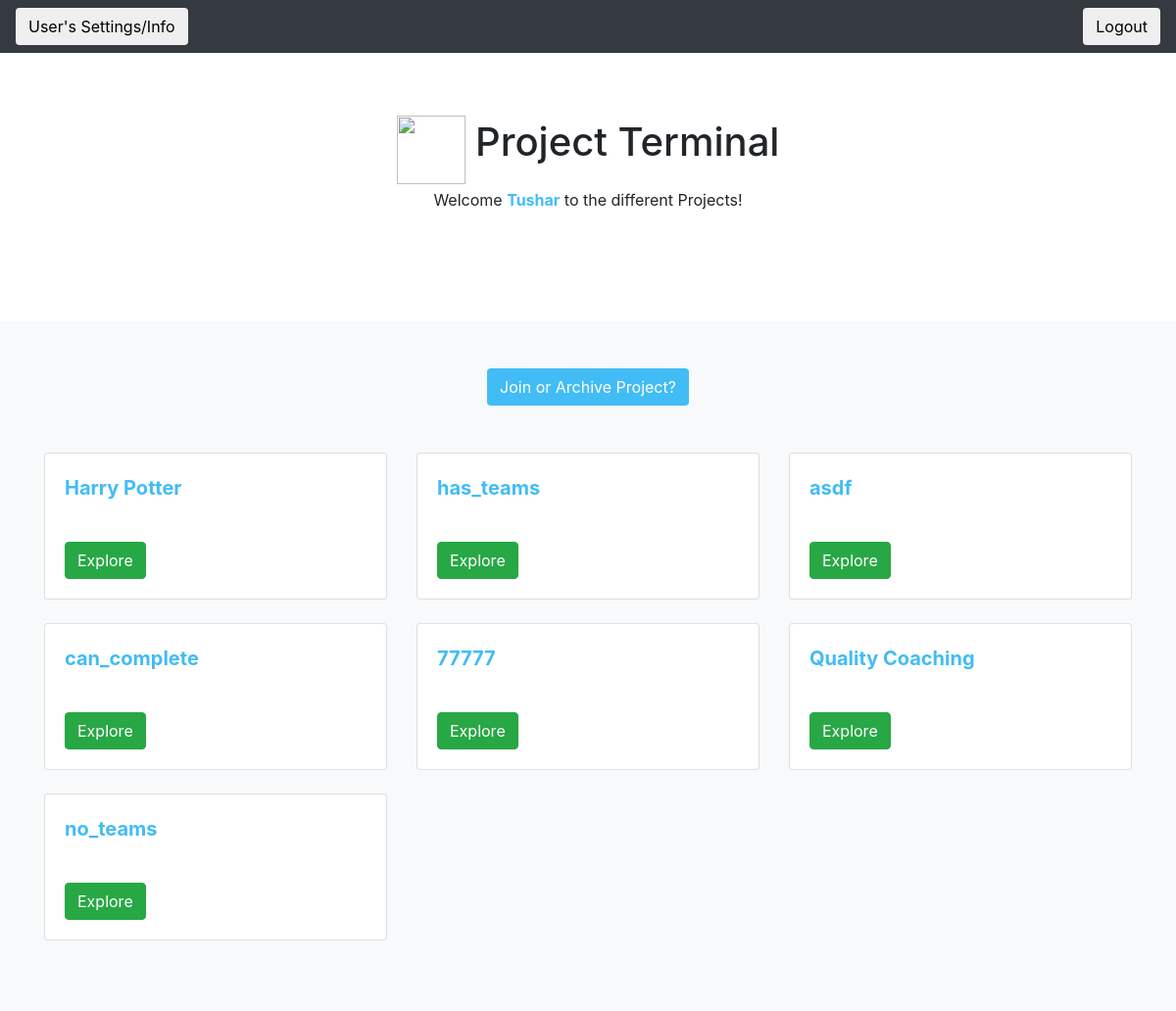
/quest/user_project_page/tdesai (signed in), run on the app's committed database.
### quest_extension/models.py (models this page shows)
class User(models.Model):
    user_ldap = models.CharField(max_length=45)
    user_first_name = models.CharField(max_length=45)
    user_last_name = models.CharField(max_length=45)
    user_email = models.CharField(max_length=45)
    user_password = models.CharField(max_length = 100)
    user_reset_password_pin = models.CharField(max_length = 100, null=True, default = None)

class Project(models.Model):
    project_name = models.CharField(max_length=1000)
    project_description = models.CharField(max_length=1000, blank = True, null = True)
    project_random_phrase = models.CharField(max_length = 255, unique = True)
    project_admin_pin = models.CharField(max_length = 255, unique = True)
    project_editable = models.BooleanField()
    project_has_teams = models.BooleanField(default = False)

### quest_extension/views.py (the view)
# urls.py: path('user_project_page/<ldap>', views.get_user_project_page),
def get_user_project_page(request, ldap):
    print (validate_user_access(request, ldap))
    print (request.session)
    if not validate_user_access(request, ldap):
        return HttpResponseRedirect('/quest/user_login')
    current_user = User.objects.get(user_ldap = ldap)
    user_projects = UserProject.objects.filter(user = current_user, archived = False).values_list('project', flat=True)
    user_projects = Project.objects.filter(pk__in=user_projects)
    list_of_archived_projects = UserProject.objects.filter(user = current_user, archived = True).values_list('project', flat=True)
    list_of_archived_projects = Project.objects.filter(pk__in=list_of_archived_projects)
    add_new_project_form = AddNewProjectForm()
    context = {'current_user': current_user,
    'user_projects': user_projects,
    'add_new_project_form': add_new_project_form,
    'list_of_archived_projects': list_of_archived_projects}
    return render(request, 'quest_extension/user_project_page.html', context)

### quest_extension/logic.py (called while the page is built)
def validate_user_access(request, ldap):
    return 'current_user_ldap' in request.session and request.session['current_user_ldap'] == ldap

### quest_extension/templates/quest_extension/user_project_page.html (shortened to what this page needs)
<!doctype html>
<html lang="en">
  <head>
    <link rel="stylesheet" href="https://maxcdn.bootstrapcdn.com/bootstrap/4.0.0/css/bootstrap.min.css">
  </head>
  <body>
    <header>
      <div class="navbar navbar-dark bg-dark box-shadow">
        <form method='GET' action = '/quest/user_settings_info/{{current_user.user_ldap}}'>
            <button class = 'btn' type='submit'>User's Settings/Info</button>
        </form>
        <form method='POST' action = '/quest/user_logout/{{ current_user.user_ldap}}'>
                <button class = 'btn' type = 'submit', name = 'logout'>Logout</button>
            </form>
      </div>
    </header>
    <main role="main">
      <section class="jumbotron text-center" style = 'background-color: white'>
        <div class="container">
            <img style="width:70px; height:70px; margin-right:6px; margin-bottom:4px;" src = 'https://i.imgur.com/1533RUp.png'>
          <h1 class="jumbotron-heading"  style = 'display:inline; margin-top: 100px'>Project Terminal</h1>
          <p class="jumbotron-heading2">Welcome <strong style = 'color:#42bcf4'>{{ current_user.user_first_name }}</strong> to the different Projects!</p>
        </div>
      </section>
      <div class="album py-5 bg-light">
        <div class="container">
            <div id = 'join_or_archive' style = 'text-align: center;'>
            <button class = 'btn' style = 'background-color:#42bcf4; color: white' onclick = 'show_join_project()'> Join or Archive Project?</button>
            </div>
                <br>
                <br>
          <div class="row">
            {% for project in user_projects %}
            <div class="col-md-4">
              <div class="card mb-4 box-shadow">
                <div class="card-body">
                  <p>
                    <strong style = 'color: #42bcf4; font-size: 20px '>{{project.project_name}}</strong>
                </p>
                <br>
                  <div class="d-flex justify-content-between align-items-center">
                    <div class="btn-group">
                        <form method='GET', action = '/quest/user_home/{{ current_user.user_ldap }}/{{ project.id }}'>
                            <div id= 'project_button'>
                                <button class ='btn btn-success' type='submit'>Explore</button>
                            </div>
                        </form>
                    </div>
                  </div>
                </div>
              </div>
            </div>
            {% endfor %}
          </div>
        </div>
      </div>
    </main>
  </body>
</html>

### data on the page
User: user_first_name "Tushar"
Project: project_name "Harry Potter"
Project: project_name "has_teams"
Project: project_name "asdf"
Project: project_name "can_complete"
Project: project_name "77777"
Project: project_name "Quality Coaching"
Project: project_name "no_teams"
